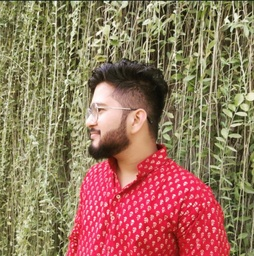
#> input picture vrushaket.jpeg, 254 x 256 px, shrunk from 714 x 721 before the run, found by its file name
$ python Assignment-5.py
#> lines starting #> are read from the running program, lines starting #| are printed output that depends on the picture
#Assignment5:
#Histogram Equalization on an Image.

#importing required libraries
import math
import numpy as np
import matplotlib.pyplot as plt
import cv2

path = r"C:\Users\USER\Desktop\wallpapers\vrushaket.jpeg" #declaring path of image
image = cv2.imread(path)                                  #Reading the image
#> image is the input picture: shape (256, 254, 3); mean B, G, R 93.3, 116.8, 151.3
m,n,v = np.shape(image)
#> m = 256; n = 254; v = 3

gray_image = cv2.cvtColor(image, cv2.COLOR_BGR2GRAY)      #Converting color image to grayscale
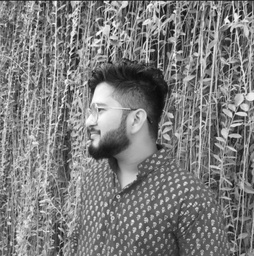
#> gray_image: shape (256, 254); min 8, max 254, mean 124.4
gray_image_1 = cv2.cvtColor(image, cv2.COLOR_BGR2GRAY)

#performing histogram equalization
unique_array = np.unique(gray_image)     #getting the unique elements(pixel intensities)
#> unique_array = 246 values from 8 to 254
frequency_array = np.zeros(len(unique_array),int)  #getting the frequency of corresponding pixel intensities
#> frequency_array = 246 values from 0 to 0
cdf_array = np.zeros(len(unique_array),int)
#> cdf_array = 246 values from 0 to 0
hv_array = np.zeros(len(unique_array),int)
#> hv_array = 246 values from 0 to 0

for i in range(0,len(unique_array)):
    frequency_array[i] = np.count_nonzero(gray_image == unique_array[i])
#> after the loop, frequency_array = 246 values, max 596 at index 91, min 1 at index 0, mean 264.3

cdf_array[0] = frequency_array[0]

for i in range(1,len(unique_array)):
    cdf_array[i] = cdf_array[i-1] + frequency_array[i]
#> after the loop, cdf_array = 246 values from 1 to 65024

cdf_min = min(cdf_array)
#> cdf_min = 1

for i in range(0,len(unique_array)):
    hv_array[i] = round(((cdf_array[i] - cdf_min)*255)/((m*n) - cdf_min))
#> after the loop, hv_array = 246 values from 0 to 255

for i in range(0,len(unique_array)):
    for j in range(m):
        for k in range(n):
            if(gray_image_1[j][k] == unique_array[i]):
                gray_image_1[j][k] = hv_array[i]
            else:
                continue
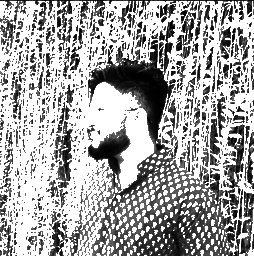
#> gray_image_1: shape (256, 254); min 0, max 255, mean 166

#Dispalying original image, image after Histogram Equalization using manual and built-in function
cv2.imshow('Original Image',gray_image)
cv2.waitKey(0)
cv2.imshow('Histogram equalization on Image ',gray_image_1)
cv2.waitKey(0)

#Now using built-in function 'equalizeHist' and comparing the results
cv2.imshow('Histogram equalization on Image with built-in function',cv2.equalizeHist(gray_image))
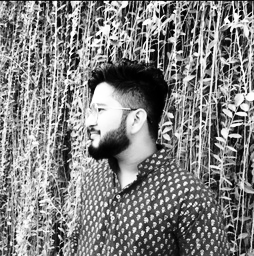
#> window 'Histogram equalization on Imag': shape (256, 254); min 0, max 255, mean 128.2
cv2.waitKey(0)
cv2.destroyAllWindows()

#Histogram of pixel intensities before and after histogram equalization
plt.subplot(3,1,1)
plt.hist(gray_image.ravel(),256,[0,256])
plt.subplot(3,1,2)
plt.hist(gray_image_1.ravel(),256,[0,256])
plt.subplot(3,1,3)
plt.hist(cv2.equalizeHist(gray_image).ravel(),256,[0,256])
plt.show()
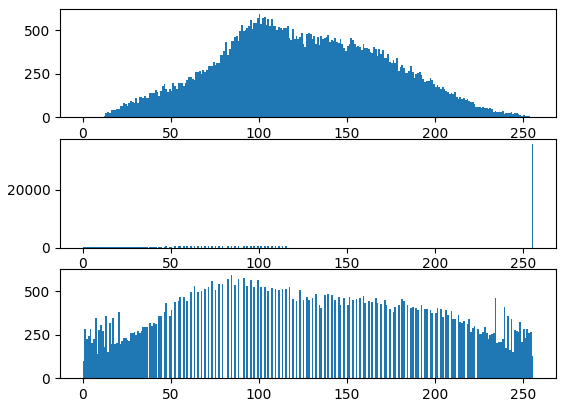
#> figure drawn by matplotlib, 3 panels; panel 1: tallest bar 596 high, from x = 100 to 101; panel 2: tallest bar 35595 high, from x = 255 to 256; panel 3: tallest bar 596 high, from x = 84 to 85
